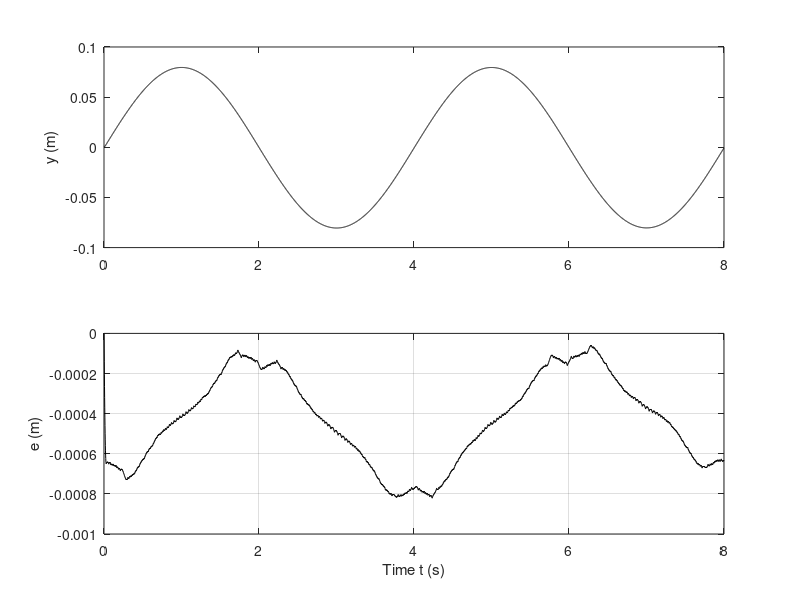

Write the MATLAB code that produced this figure.
x(1)=0;
t(1)=0;
y(1)=0.08;
n=5000;
tmax=8.;
dt=tmax/n;
Q=1;
R=1;
gamma=1;
e(1)=x(1)-0.08*sin(pi/2*t(1));
u(1)=0;

for i=1:n-1,
    
f2(i)=-6.5*(y(i)-0.08*pi/2*cos(0.5*pi*t(i)))-(0.56+1.85*abs(y(i)-0.08*pi/2*cos(0.5*pi*t(i))))*sign(y(i)-0.08*pi/2*cos(0.5*pi*t(i)))-0.56*sin(28.09*pi*(x(i)));
    
g2(i)=1.5;
    
if y(i)-0.08*pi/2*cos(0.5*pi*t(i))>0 | y(i)-0.08*pi/2*cos(0.5*pi*t(i))==0
u(i)=-1/g2(i)*(f2(i)+sqrt(f2(i)^2+Q*g2(i)^2/R));
elseif y(i)-0.08*pi/2*cos(0.5*pi*t(i))<0
u(i)=-1/g2(i)*(f2(i)-sqrt(f2(i)^2+Q*g2(i)^2/R));
end
 
t(i+1)=t(i)+dt;
 
x(i+1)=x(i)+dt*y(i);
    
if (y(i)-0.08*pi/2*cos(0.5*pi*t(i)))>0 | (y(i)-0.08*pi/2*cos(0.5*pi*t(i)))==0
y(i+1)=y(i)-dt*((gamma*sqrt(f2(i)^2+Q*g2(i)^2/R))+randn(1)*1e-6);
elseif (y(i)-0.08*pi/2*cos(0.5*pi*t(i)))<0
y(i+1)=y(i)+dt*((gamma*sqrt(f2(i)^2+Q*g2(i)^2/R))+randn(1)*1e-6); 
end

e(i+1)=x(i+1)-0.08*sin(pi/2*t(i+1));

end
 
f2(n)=-6.5*(y(n)-0.08*pi/2*cos(0.5*pi*t(n)))-(0.56+1.85*abs(y(n)-0.08*pi/2*cos(0.5*pi*t(n))))*sign(y(n)-0.08*pi/2*cos(0.5*pi*t(n)))-0.56*sin(28.09*pi*(x(n)));
    
g2(n)=1.5;
   
if (y(n)-0.08*pi/2*cos(0.5*pi*t(n)))>0 | (y(n)-0.08*pi/2*cos(0.5*pi*t(n)))==0
u(n)=-1/g2(n)*(f2(n)+sqrt(f2(n)^2+Q*g2(n)^2/R));
elseif (y(n)-0.08*pi/2*cos(0.5*pi*t(n)))<0
u(n)=-1/g2(n)*(f2(n)-sqrt(f2(n)^2+Q*g2(n)^2/R));
end

subplot(2,1,1),plot(t,x,'k-')
axis([0 8 -0.1 0.1])
 
ylabel('y (m)')
 
hold on;
 
subplot(2,1,2),plot(t,e,'k-')
 
axis([0 8 -1e-3 -0e-3])
ylabel('e (m)')
 
xlabel('Time t (s)')
 
grid
exportgraphics(gcf, '/Users/Apple/work/tracking-control-network/research-vault/Research Journal/Paper/figures/images/piezo_position_tracking.png', 'Resolution', 300);
clear all;
